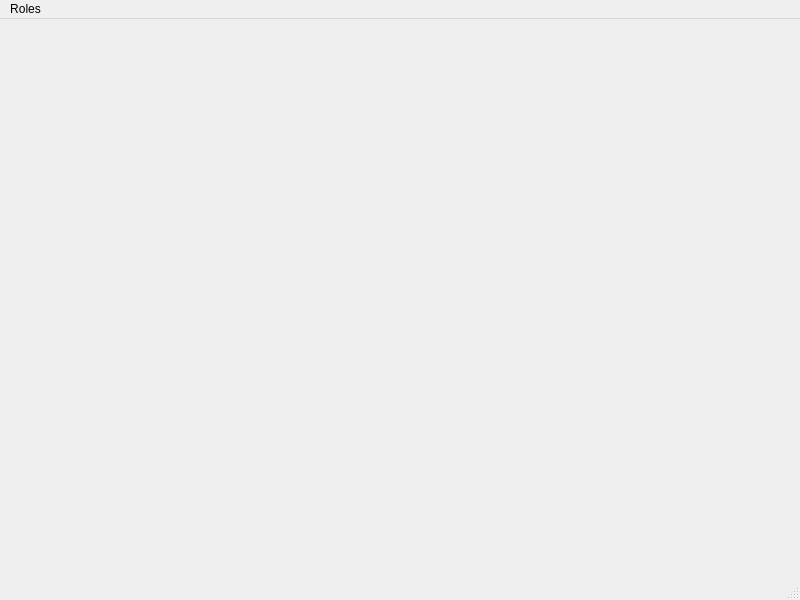
<?xml version="1.0" encoding="UTF-8"?>
<ui version="4.0">
 <class>ManufacturerWindow</class>
 <widget class="QMainWindow" name="ManufacturerWindow">
  <property name="geometry">
   <rect>
    <x>0</x>
    <y>0</y>
    <width>800</width>
    <height>600</height>
   </rect>
  </property>
  <property name="windowTitle">
   <string>MainWindow</string>
  </property>
  <widget class="QWidget" name="centralwidget"/>
  <widget class="QMenuBar" name="menubar">
   <property name="geometry">
    <rect>
     <x>0</x>
     <y>0</y>
     <width>800</width>
     <height>21</height>
    </rect>
   </property>
   <widget class="QMenu" name="menuRoles">
    <property name="title">
     <string>Roles</string>
    </property>
    <addaction name="actionSwitch_Role"/>
   </widget>
   <addaction name="menuRoles"/>
  </widget>
  <widget class="QStatusBar" name="statusbar"/>
  <action name="actionSwitch_Role">
   <property name="text">
    <string>Switch Role</string>
   </property>
  </action>
 </widget>
 <resources/>
 <connections/>
</ui>
